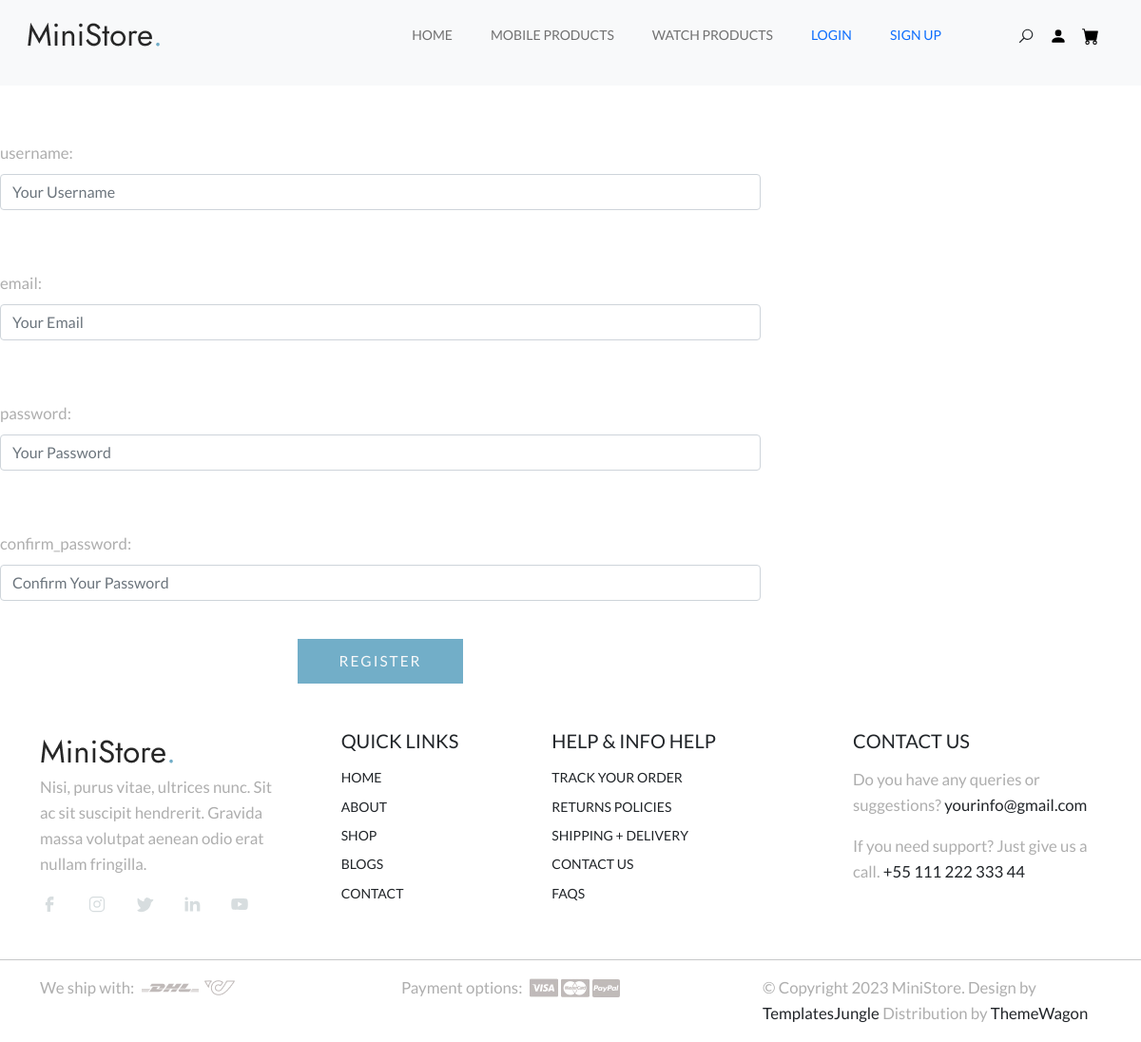
Page /registration/ on the committed database.
### main_app/models.py (models this page shows, shortened)
class MainMenuItems(models.Model):
    title = models.CharField(max_length=50, verbose_name='menu item')
    slug = models.SlugField(max_length=50, db_index=True, verbose_name='url')
    url = models.CharField(max_length=180, blank=True)
    is_anchor = models.BooleanField(default=False)
    is_manager_only = models.BooleanField(default=False)
    is_visible = models.BooleanField(default =True)
    order = models.PositiveSmallIntegerField()
    def get_absolute_url(self):
        if self.is_anchor:
            return reverse('store:home') + f'#{self.slug}'
        return f'/{self.slug}/'
    class Meta:
        ordering = ('order',)

### account/views.py (the view)
# urls.py: path('registration/', RegisterUser.as_view(), name='registration'),
class RegisterUser(CreateView):
    form_class = UserRegistrationForm
    template_name = 'registration.html'
    success_url = reverse_lazy('login')

### main_app/context_processors.py (called while the page is built)
def main_menu_items(request):
    items = MainMenuItems.objects.filter(is_visible=True)
    return {'main_menu': items}

### account/templates/registration.html (shortened to what this page needs)
{% extends 'index.html' %}
{% block content %}
    <main id="main" style="padding-top: 100px;">
    </main>
    <div class="col-lg-8 d-flex align-items-center reservation-form-bg">
        <form method="post" role="form" class="php-email-form mt-5 mb-5" data-aos="fade-up" data-aos-delay="100">
            <div class="row gy-4">
                {% for f in form %}
                    <p><label class="form-label" for="{{ f.id_for_label }}">{{f.label}}: </label>{{ f }}</p>
                {% endfor %}
            </div>
            <div class="text-center">
                <button type="submit" class="btn btn-medium btn-primary text-uppercase btn-rounded-none">
                    Register
                </button>
            </div>
        </form>
    </div>
{% endblock %}

### templates/includes/navbar.html (shortened to what this page needs)
<nav id="header-nav" class="navbar navbar-expand-lg px-3 mb-3">
    <div class="container-fluid">
      <a class="navbar-brand" href="">
        <img src="/static/assets/images/main-logo.png" class="logo">
      </a>
      <div class="offcanvas offcanvas-end" tabindex="-1" id="bdNavbar" aria-labelledby="bdNavbarOffcanvasLabel">
        <div class="offcanvas-body">
          <ul id="navbar" class="navbar-nav text-uppercase justify-content-end align-items-center flex-grow-1 pe-3">
            {% for item in main_menu %}
            <li class="nav-item">
              <a class="nav-link me-4 {% if item.active %}active{% endif %}" href="{{ item.get_absolute_url }}">{{ item.title }}</a>
            </li>
            {% endfor %}
            {% if user.is_authenticated %}
              <li><a class="nav-link me-4" href="{% url 'logout' %}">Logout</a></li>
            {% else %}
              <li>
                <a class="nav-link me-4" href="{% url 'login' %}">Login</a></li>
                <a class="nav-link me-4" href="{% url 'registration' %}">Sign up</a>
            {% endif %}
            <li class="nav-item">
              <div class="user-items ps-5">
                <ul class="d-flex justify-content-end list-unstyled">
                  <li class="search-item pe-3">
                    <a href="#" class="search-button">
                      <svg class="search">
                        <use xlink:href="#search"></use>
                      </svg>
                    </a>
                  </li>
                  <li class="pe-3">
                    <a href="/logout">
                      <svg class="user">
                        <use xlink:href="#user"></use>
                      </svg>
                    </a>
                  </li>
                  <li>
                    <a href="/cart">
                      <svg class="cart">
                        <use xlink:href="#cart"></use>
                      </svg>
                    </a>
                  </li>
                </ul>
              </div>
            </li>
          </ul>
        </div>
      </div>
    </div>
  </nav>

### static/assets/css/style.css (style rules this page uses)
:root { --accent-color: #717171; --white-color: #fff; --black-color: #000; --gray-color: #F3F3F3; --gray-color-300: #D8D8D8; --gray-color-500: #AEAEAE; --gray-color-800: #3A3A3A; --light-gray-color: #D7DDDF; --primary-color: #72AEC8; --bs-primary-rgb: 114,174,200; --light-color: #f8f9fa; --dark-color: #212529; --light-blue-color: #EDF1F3; --navbar-color-color: #131814; --swiper-theme-color: #4A4A4A; --swiper-pagination-color: #4A4A4A; }
:root { --body-font : "Lato", sans-serif; --heading-font : "Jost", sans-serif; }
*, *::before, *::after { -webkit-box-sizing: border-box; -moz-box-sizing: border-box; box-sizing: border-box; }
html { box-sizing: border-box; }
body { font-family: var(--body-font); font-size: 14px; font-weight: 500; line-height: 1.6; margin: 0; }
p { font-size: 1.2em; color: var(--gray-color-500); }
a { color: var(--dark-color); text-decoration: none; transition: 0.3s color ease-out; }
.btn.btn-medium { padding: 0.8em 2.8em; font-size: 1.1em; letter-spacing: 2px; }
.btn-rounded-none, .btn-rounded-none::after { border-radius: 0; }
.btn.btn-primary { background: var(--primary-color); color: var(--light-color); border: none; }
.navbar-nav .nav-item a.nav-link { color: var(--accent-color); }
#header-nav .offcanvas-end { width: 500px; }
.site-header .user-items svg { width: 18px; height: 18px; cursor: pointer; }

### rows in the picture
MainMenuItems: title "HOME"
MainMenuItems: title "MOBILE PRODUCTS"
MainMenuItems: title "WATCH PRODUCTS"

### other values in the picture
{{ f.label }} "username" "email" "password" "confirm_password"
